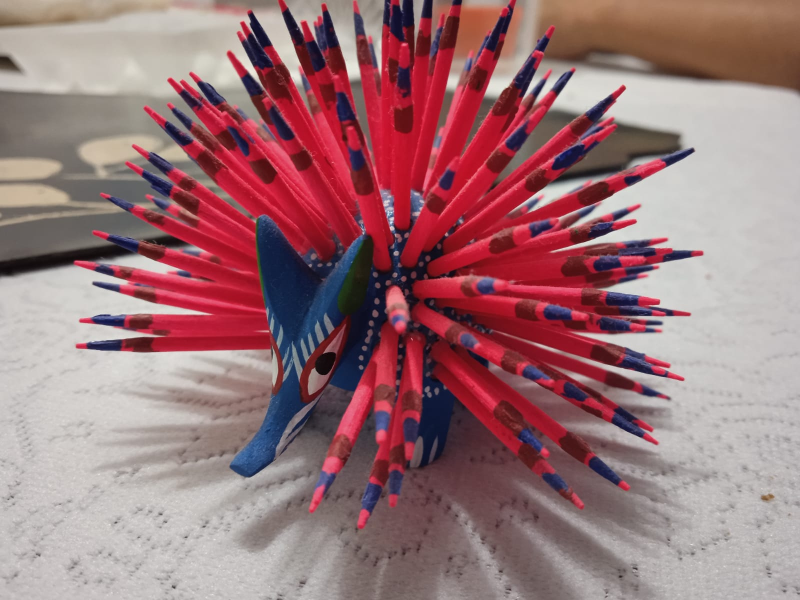
#> input picture imgTrain/Alebrije.jpg, 1600 x 1200 px (shown at 1/2 size); its folder holds only this picture in this run
$ python main.py
#> lines starting #> are read from the running program, lines starting #| are printed output that depends on the picture; after the words box and inside, x2 and y2 are one past the last pixel; in counts of white or black regions, pixels touching at a corner belong together
from importlib.resources import path
from sre_constants import SUCCESS
from venv import main
import cv2
import numpy as np
from matplotlib import pyplot as plt
import os
import imutils
from imutils.object_detection import non_max_suppression


class ORB:

    orb = cv2.ORB_create(nfeatures = 1000)
    imgTrain = []
    imgClassNames = []
    desList = []
    id = -1

    def __init__(self, path):
#> called with path = 'imgTrain'
        myList = os.listdir(path)
        for cl in myList:
            imgCur = cv2.imread(f'{path}/{cl}', 0)
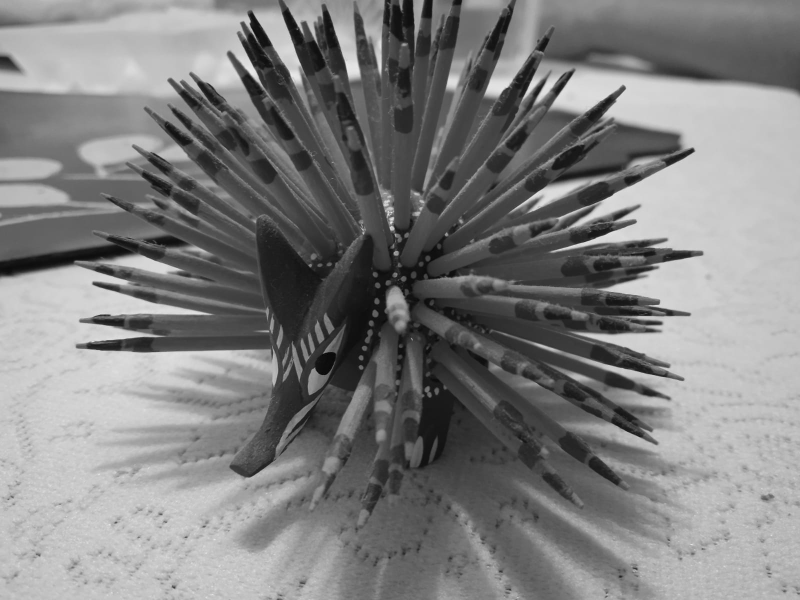
#> imgCur: shape (1200, 1600) (shown at 1/2 size); min 0, max 252, mean 127.4
            self.imgTrain.append(imgCur)
            self.imgClassNames.append(os.path.splitext(cl)[0])

    def findQueryDes(self):
        for img in (self.imgTrain):
            kp, des = self.orb.detectAndCompute(img, None)
            self.desList.append(des)
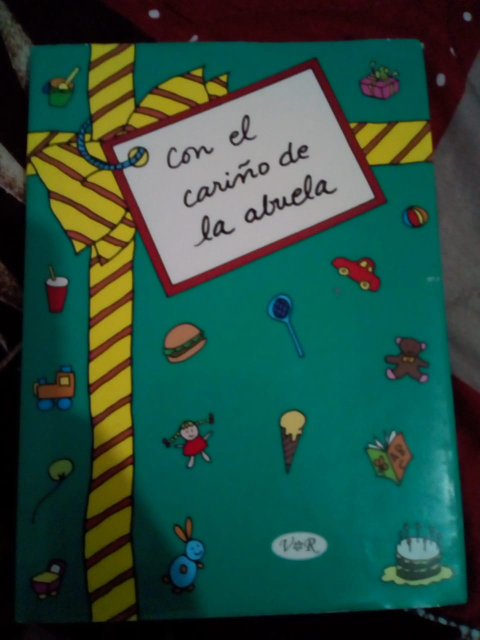
#> input picture imgQuery/Libro_Infantil_2.jpg, 960 x 1280 px (shown at 1/2 size)

    def findID(self, img):
        self.img = img.copy()
#> self.img is the input picture: shape (1280, 960, 3); mean B, G, R 64.9, 77.1, 42.2
        #img = cv2.cvtColor(img, cv2.COLOR_BGR2GRAY)
        kp, des = self.orb.detectAndCompute(img, None)
#> kp = 1000 keypoints; strongest (x, y, size): (517, 427, 92.6), (411, 473, 77.1), (505, 418, 77.1), (451, 457, 92.6)
        bf = cv2.BFMatcher()
        matchList = []
        try:
            for qd in self.desList:
                matches = bf.knnMatch(qd, des, k = 2)
                good = []
                for m, n in matches:
                    if m.distance < 0.75 * n.distance:
                        good.append([m])
                matchList.append(len(good))
#> this loop made 1 pass
#> matches on pass 1: 1000 matches
#> after the loop, matchList = [14]
        except:
            pass

        if len(matchList) != 0:
            if max(matchList) > 10: #Cuidado con la constante (10) de los matches points
                self.id = matchList.index(max(matchList))
#> self.id = 0

    def nameImg(self):
        if self.id != -1:
            cv2.putText(self.img, self.imgClassNames[self.id], (50, 100), cv2.FONT_HERSHEY_COMPLEX, 3, (0, 255, 255), 4)
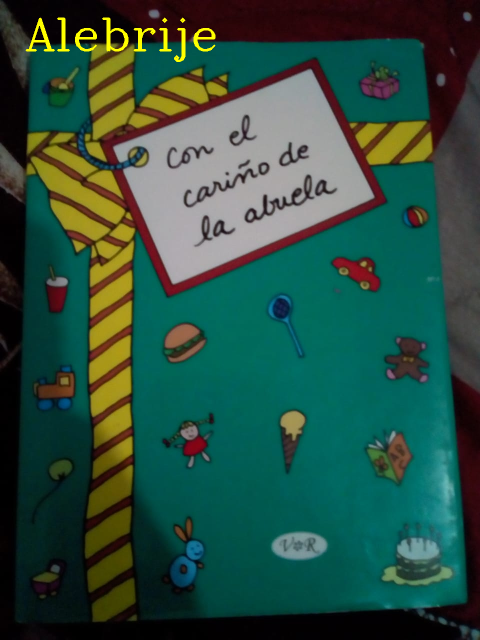
#> self.img: shape (1280, 960, 3) (shown at 1/2 size); 0.54% of pixels changed, all inside (x1, y1, x2, y2) = (51, 35, 431, 124)

    def showImg(self):
        self.img = cv2.resize(self.img, (0,0), fx = 0.3, fy = 0.3)
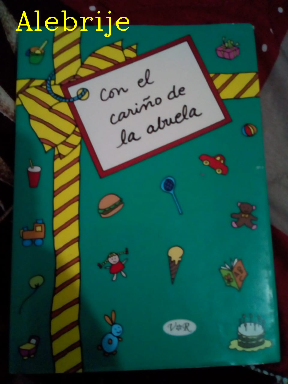
#> self.img: shape (384, 288, 3); mean B, G, R 64.7, 78.2, 43.4
        cv2.imshow("Resultado", self.img)
        cv2.waitKey(0)

class SIFT:

    sift = cv2.xfeatures2d.SIFT_create()
    imgTrain = []
    imgClassNames = []
    desList = []
    id = -1

    # [32 lines left out: functions __init__, findQueryDes, findID, not called in this run]

    def nameImg(self):
        if self.id != -1:
            cv2.putText(self.img, self.imgClassNames[self.id], (50, 100), cv2.FONT_HERSHEY_COMPLEX, 3, (255, 0, 255), 4)

    # [4 lines left out: function showImg, not called in this run]

class HOG:

    hog = cv2.HOGDescriptor()
    bounding_boxes = []
    # img = imagen a la que se le aplicará el filtro

    # [6 lines left out: function __init__, not called in this run]

    def findPeople(self):
        (self.bounding_boxes, weights) = self.hog.detectMultiScale(self.img, winStride = (4, 4),
                                                                   padding = (8, 8), scale = 1.05)

    # [5 lines left out: function drawPeople, not called in this run]

    def showImg(self):
        cv2.imshow("Resultado", self.img)
        cv2.waitKey(0)

def main():
    path = "imgTrain"

    # Para ORB y SIFT
    # img = "imgQuery/Alebrije_2.jpg"
    # img = "imgQuery/El_Libro_Salvaje_2.jpg"
    img = "imgQuery/Libro_Infantil_2.jpg"

    # Para HOG
    # img = "imgTrain/Personas.jpg"
    # img = "imgTrain/PersonasCaminando.jpg"
    # img = "imgTrain/PersonasCaminando2.jpg"

    # ORB Descriptor

    orbDescriptor = ORB(path)
    orbDescriptor.findQueryDes()
    orbDescriptor.findID(cv2.imread(img))
    orbDescriptor.nameImg()
    orbDescriptor.showImg()

    # [14 lines of commented-out code are left out]

if __name__ == "__main__":
    main()
